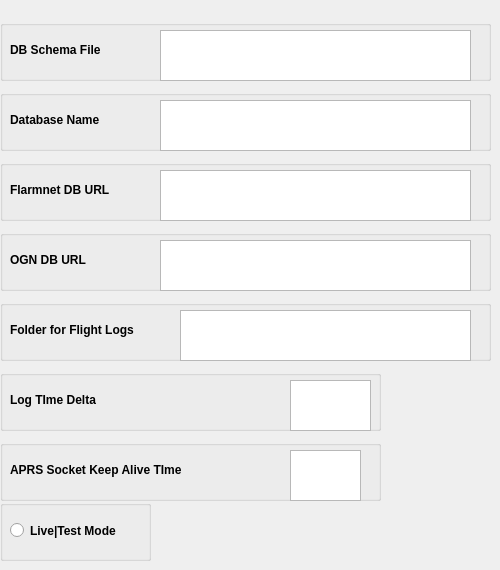
    <widget class="QWidget" name="Advanced">
     <attribute name="title">
      <string>Advanced</string>
     </attribute>
     <widget class="QGroupBox" name="DBSchemaBox">
      <property name="geometry">
       <rect>
        <x>0</x>
        <y>20</y>
        <width>491</width>
        <height>61</height>
       </rect>
      </property>
      <property name="toolTip">
       <string>&lt;html&gt;&lt;head/&gt;&lt;body&gt;&lt;p&gt;File holding SQlite3 schema&lt;/p&gt;&lt;/body&gt;&lt;/html&gt;</string>
      </property>
      <property name="title">
       <string/>
      </property>
      <widget class="QLabel" name="DBSchemaLabel">
       <property name="geometry">
        <rect>
         <x>10</x>
         <y>20</y>
         <width>151</width>
         <height>20</height>
        </rect>
       </property>
       <property name="font">
        <font>
         <pointsize>9</pointsize>
         <weight>75</weight>
         <bold>true</bold>
        </font>
       </property>
       <property name="toolTip">
        <string>&lt;html&gt;&lt;head/&gt;&lt;body&gt;&lt;p&gt;&lt;br/&gt;&lt;/p&gt;&lt;/body&gt;&lt;/html&gt;</string>
       </property>
       <property name="text">
        <string>DB Schema File</string>
       </property>
      </widget>
      <widget class="QTextEdit" name="DBSchemaFile">
       <property name="geometry">
        <rect>
         <x>160</x>
         <y>10</y>
         <width>311</width>
         <height>51</height>
        </rect>
       </property>
      </widget>
     </widget>
     <widget class="QGroupBox" name="APRSKeepAliveBox">
      <property name="geometry">
       <rect>
        <x>0</x>
        <y>440</y>
        <width>381</width>
        <height>61</height>
       </rect>
      </property>
      <property name="toolTip">
       <string>&lt;html&gt;&lt;head/&gt;&lt;body&gt;&lt;p&gt;Time between socket Keep Alive calls. Format is: time in seconds&lt;/p&gt;&lt;/body&gt;&lt;/html&gt;</string>
      </property>
      <property name="title">
       <string/>
      </property>
      <widget class="QLabel" name="APRSKeepAliveLabel">
       <property name="geometry">
        <rect>
         <x>10</x>
         <y>20</y>
         <width>231</width>
         <height>20</height>
        </rect>
       </property>
       <property name="font">
        <font>
         <pointsize>9</pointsize>
         <weight>75</weight>
         <bold>true</bold>
        </font>
       </property>
       <property name="toolTip">
        <string>&lt;html&gt;&lt;head/&gt;&lt;body&gt;&lt;p&gt;Format is: time in seconds&lt;/p&gt;&lt;/body&gt;&lt;/html&gt;</string>
       </property>
       <property name="text">
        <string>APRS Socket Keep Alive TIme</string>
       </property>
      </widget>
      <widget class="QTextEdit" name="APRSKeepAliveTIme">
       <property name="geometry">
        <rect>
         <x>290</x>
         <y>10</y>
         <width>71</width>
         <height>51</height>
        </rect>
       </property>
      </widget>
     </widget>
     <widget class="QGroupBox" name="DBNameBox">
      <property name="geometry">
       <rect>
        <x>0</x>
        <y>90</y>
        <width>491</width>
        <height>61</height>
       </rect>
      </property>
      <property name="toolTip">
       <string>&lt;html&gt;&lt;head/&gt;&lt;body&gt;&lt;p&gt;Name to be used for Flogger SQLite3 database&lt;/p&gt;&lt;/body&gt;&lt;/html&gt;</string>
      </property>
      <property name="title">
       <string/>
      </property>
      <widget class="QLabel" name="DBNameLabel">
       <property name="geometry">
        <rect>
         <x>10</x>
         <y>20</y>
         <width>151</width>
         <height>20</height>
        </rect>
       </property>
       <property name="font">
        <font>
         <pointsize>9</pointsize>
         <weight>75</weight>
         <bold>true</bold>
        </font>
       </property>
       <property name="toolTip">
        <string>&lt;html&gt;&lt;head/&gt;&lt;body&gt;&lt;p&gt;&lt;br/&gt;&lt;/p&gt;&lt;/body&gt;&lt;/html&gt;</string>
       </property>
       <property name="text">
        <string>Database Name</string>
       </property>
      </widget>
      <widget class="QTextEdit" name="DBName">
       <property name="geometry">
        <rect>
         <x>160</x>
         <y>10</y>
         <width>311</width>
         <height>51</height>
        </rect>
       </property>
      </widget>
     </widget>
     <widget class="QGroupBox" name="FlarmnetURLBox">
      <property name="geometry">
       <rect>
        <x>0</x>
        <y>160</y>
        <width>491</width>
        <height>61</height>
       </rect>
      </property>
      <property name="toolTip">
       <string>&lt;html&gt;&lt;head/&gt;&lt;body&gt;&lt;p&gt;URL of Flarmnet Database&lt;/p&gt;&lt;/body&gt;&lt;/html&gt;</string>
      </property>
      <property name="title">
       <string/>
      </property>
      <widget class="QLabel" name="FlarmnetURLLabel">
       <property name="geometry">
        <rect>
         <x>10</x>
         <y>20</y>
         <width>151</width>
         <height>20</height>
        </rect>
       </property>
       <property name="font">
        <font>
         <pointsize>9</pointsize>
         <weight>75</weight>
         <bold>true</bold>
        </font>
       </property>
       <property name="toolTip">
        <string>&lt;html&gt;&lt;head/&gt;&lt;body&gt;&lt;p&gt;&lt;br/&gt;&lt;/p&gt;&lt;/body&gt;&lt;/html&gt;</string>
       </property>
       <property name="text">
        <string>Flarmnet DB URL</string>
       </property>
      </widget>
      <widget class="QTextEdit" name="FlarmnetURL">
       <property name="geometry">
        <rect>
         <x>160</x>
         <y>10</y>
         <width>311</width>
         <height>51</height>
        </rect>
       </property>
      </widget>
     </widget>
     <widget class="QGroupBox" name="OGNURLBox">
      <property name="geometry">
       <rect>
        <x>0</x>
        <y>230</y>
        <width>491</width>
        <height>61</height>
       </rect>
      </property>
      <property name="toolTip">
       <string>&lt;html&gt;&lt;head/&gt;&lt;body&gt;&lt;p&gt;URL of OGN Database&lt;/p&gt;&lt;/body&gt;&lt;/html&gt;</string>
      </property>
      <property name="title">
       <string/>
      </property>
      <widget class="QLabel" name="OGNURLLabel">
       <property name="geometry">
        <rect>
         <x>10</x>
         <y>20</y>
         <width>151</width>
         <height>20</height>
        </rect>
       </property>
       <property name="font">
        <font>
         <pointsize>9</pointsize>
         <weight>75</weight>
         <bold>true</bold>
        </font>
       </property>
       <property name="toolTip">
        <string>&lt;html&gt;&lt;head/&gt;&lt;body&gt;&lt;p&gt;&lt;br/&gt;&lt;/p&gt;&lt;/body&gt;&lt;/html&gt;</string>
       </property>
       <property name="text">
        <string>OGN DB URL</string>
       </property>
      </widget>
      <widget class="QTextEdit" name="OGNURL">
       <property name="geometry">
        <rect>
         <x>160</x>
         <y>10</y>
         <width>311</width>
         <height>51</height>
        </rect>
       </property>
      </widget>
     </widget>
     <widget class="QGroupBox" name="LogTimeDeltaBox">
      <property name="geometry">
       <rect>
        <x>0</x>
        <y>370</y>
        <width>381</width>
        <height>61</height>
       </rect>
      </property>
      <property name="toolTip">
       <string>&lt;html&gt;&lt;head/&gt;&lt;body&gt;&lt;p&gt;Time in hours before sunset to start processing flight data. Negative values mean after sunset.&lt;/p&gt;&lt;/body&gt;&lt;/html&gt;</string>
      </property>
      <property name="title">
       <string/>
      </property>
      <widget class="QLabel" name="LogTimeDeltaLabel">
       <property name="geometry">
        <rect>
         <x>10</x>
         <y>20</y>
         <width>151</width>
         <height>20</height>
        </rect>
       </property>
       <property name="font">
        <font>
         <pointsize>9</pointsize>
         <weight>75</weight>
         <bold>true</bold>
        </font>
       </property>
       <property name="toolTip">
        <string>&lt;html&gt;&lt;head/&gt;&lt;body&gt;&lt;p&gt;Time in hours before sunset to start processing flight data. Negative values mean after sunset.&lt;/p&gt;&lt;/body&gt;&lt;/html&gt;</string>
       </property>
       <property name="text">
        <string>Log TIme Delta</string>
       </property>
      </widget>
      <widget class="QTextEdit" name="LogTimeDelta">
       <property name="geometry">
        <rect>
         <x>290</x>
         <y>10</y>
         <width>81</width>
         <height>51</height>
        </rect>
       </property>
      </widget>
     </widget>
     <widget class="QGroupBox" name="FlightLogBox">
      <property name="geometry">
       <rect>
        <x>0</x>
        <y>300</y>
        <width>491</width>
        <height>61</height>
       </rect>
      </property>
      <property name="toolTip">
       <string>&lt;html&gt;&lt;head/&gt;&lt;body&gt;&lt;p&gt;Name of folder for holding flight log files&lt;/p&gt;&lt;/body&gt;&lt;/html&gt;</string>
      </property>
      <property name="title">
       <string/>
      </property>
      <widget class="QLabel" name="FlightLogFolderLabel">
       <property name="geometry">
        <rect>
         <x>10</x>
         <y>20</y>
         <width>161</width>
         <height>20</height>
        </rect>
       </property>
       <property name="font">
        <font>
         <pointsize>9</pointsize>
         <weight>75</weight>
         <bold>true</bold>
        </font>
       </property>
       <property name="toolTip">
        <string>&lt;html&gt;&lt;head/&gt;&lt;body&gt;&lt;p&gt;Name of folder for holding flight log files&lt;br/&gt;&lt;/p&gt;&lt;/body&gt;&lt;/html&gt;</string>
       </property>
       <property name="text">
        <string>Folder for Flight Logs</string>
       </property>
      </widget>
      <widget class="QTextEdit" name="FlightLogFolder">
       <property name="geometry">
        <rect>
         <x>180</x>
         <y>10</y>
         <width>291</width>
         <height>51</height>
        </rect>
       </property>
      </widget>
     </widget>
     <widget class="QGroupBox" name="LiveTestBox">
      <property name="geometry">
       <rect>
        <x>0</x>
        <y>500</y>
        <width>151</width>
        <height>61</height>
       </rect>
      </property>
      <property name="toolTip">
       <string>&lt;html&gt;&lt;head/&gt;&lt;body&gt;&lt;p&gt;Live mode Unchecked. Test Mode Checked&lt;/p&gt;&lt;/body&gt;&lt;/html&gt;</string>
      </property>
      <property name="title">
       <string/>
      </property>
      <widget class="QRadioButton" name="LiveTestButton">
       <property name="geometry">
        <rect>
         <x>10</x>
         <y>20</y>
         <width>141</width>
         <height>21</height>
        </rect>
       </property>
       <property name="font">
        <font>
         <weight>75</weight>
         <bold>true</bold>
        </font>
       </property>
       <property name="toolTip">
        <string>&lt;html&gt;&lt;head/&gt;&lt;body&gt;&lt;p&gt;Live mode Unchecked. Test Mode Checked&lt;/p&gt;&lt;/body&gt;&lt;/html&gt;</string>
       </property>
       <property name="text">
        <string>Live|Test Mode</string>
       </property>
      </widget>
     </widget>
    </widget>
